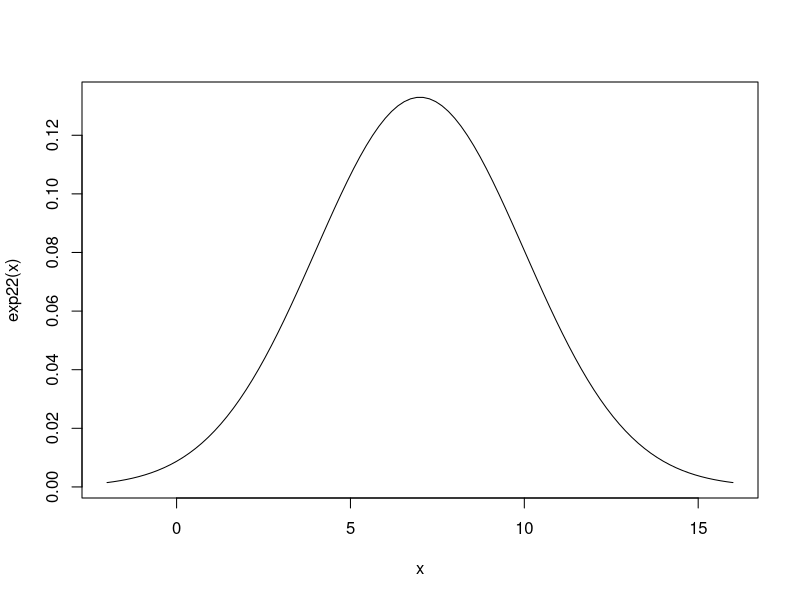

This figure's R source:
m<-7
sgm<-3
exp22 <- function(x) {(2*pi*sgm^2)^(-0.5)*exp(-(x-m)^2/(2*sgm^2))}
curve(exp22, -2, 16, n = 100)

int_exp22<-integrate(function(x) exp22(x), lower = 7.1, upper = +Inf)
int_exp22 # P(X > 7.1)

p<-0.8
k<-qnorm(p, mean=m, sd=sgm)
k # P(X < k) = 0.8